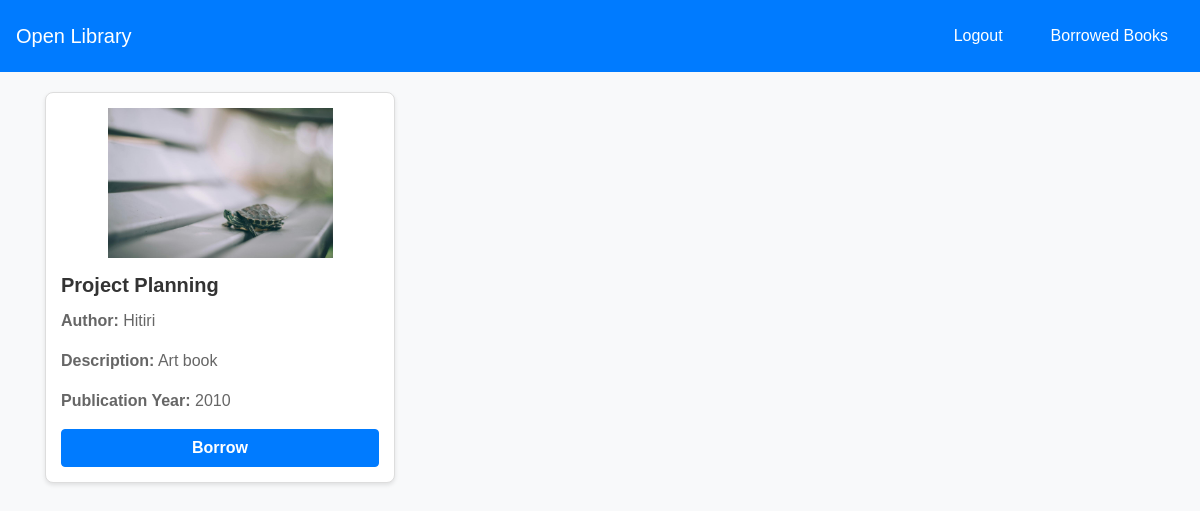
/view_books (signed in), run on an earlier commit of the app's database.
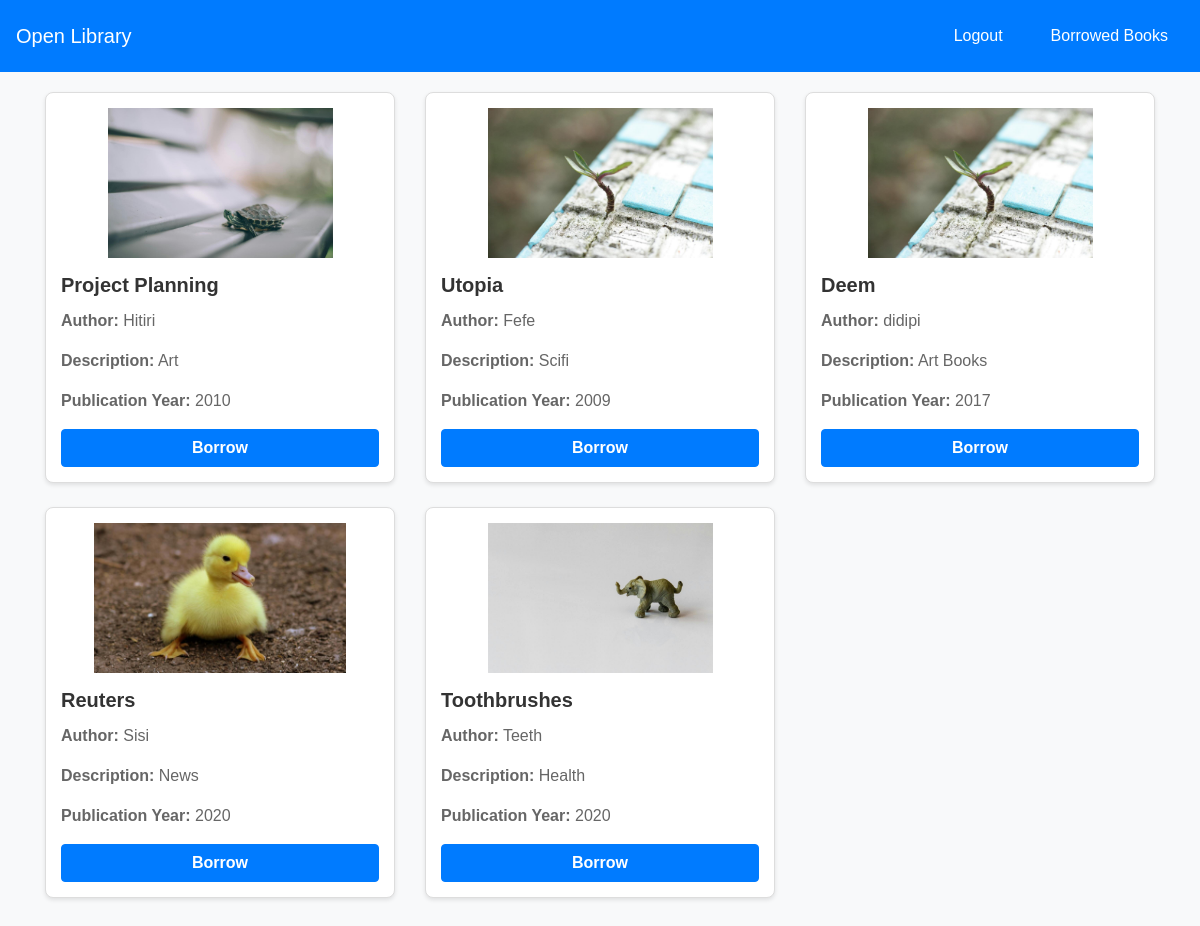
And on a later commit of the database.
### models.py (models this page shows, shortened)
class Book(db.Model):
    id = db.Column(db.Integer, primary_key=True)
    picture = db.Column(db.String(120), nullable=True)
    title = db.Column(db.String(150), nullable=False)
    author = db.Column(db.String(100), nullable=False)
    isbn = db.Column(db.String(20), unique=True, nullable=False)
    genre = db.Column(db.String(50), nullable=True)
    description = db.Column(db.String(50), nullable=False)
    publication_year = db.Column(db.Integer)
    available_quantity = db.Column(db.Integer, default=1)
    total_quantity = db.Column(db.Integer, default=1)
    shelf = db.Column(db.String(100), nullable=False)

### app.py (the view)
@app.route('/view_books')
def view_books():
    books = Book.query.all()  # Query to fetch all books
    if 'member_id' not in session:
        flash('Please log in to access this page.', 'warning')
        return redirect(url_for('mlogin'))
    return render_template('view_books.html', books=books)

### templates/view_books.html (shortened to what this page needs)
<!DOCTYPE html>
<html lang="en">
<head>
    <link href="https://stackpath.bootstrapcdn.com/bootstrap/4.5.2/css/bootstrap.min.css" rel="stylesheet">
</head>
<body>
    <nav class="navbar navbar-expand-lg navbar-light bg-light w-100">
        <a class="navbar-brand" href="#">Open Library</a>
        <div class="collapse navbar-collapse" id="navbarNav">
            <div class="ml-auto d-flex">
                <a class="nav-link mr-3" href="{{ url_for('mlogout') }}">Logout</a>
                <a class="nav-link" href="{{ url_for('member_loans', member_id=session['member_id']) }}">Borrowed Books</a>
            </div>
        </div>
    </nav>
    <div class="container">
        {% if books %}
        <div class="row">
            {% for book in books %}
            <div class="col-md-4 mb-4">
                <div class="card h-100">
                    <div class="card-body">
                        {% if book.picture %}
                        <img src="{{ url_for('static', filename='uploads/' + book.picture) }}" alt="{{ book.title }}" class="img-fluid">
                        {% else %}
                        <p>No image available</p>
                        {% endif %}
                        <h5 class="card-title">{{ book.title }}</h5>
                        <p class="card-text"><strong>Author:</strong> {{ book.author }}</p>
                        <p class="card-text"><strong>Description:</strong> {{ book.description }}</p>
                        <p class="card-text"><strong>Publication Year:</strong> {{ book.publication_year }}</p>
                        {% if book.available_quantity > 0 %}
                        <form id="borrow-form" action="{{ url_for('borrow_book', book_id=book.id) }}" method="POST">
                            <button type="submit" class="btn btn-primary">Borrow</button>
                        </form>
                        {% else %}
                        <span class="text-danger">Not Available</span>
                        {% endif %}
                    </div>
                </div>
            </div>
            {% endfor %}
        </div>
        {% else %}
        <p class="no-books">No books available at the moment.</p>
        {% endif %}
    </div>
</body>
</html>

What changed in the data, as far as the page shows it:
changed Book "Project Planning": description "Art book" → "Art"
added Book: picture (picture), title "Utopia", author "Fefe", description "Scifi", publication_year "2009"
added Book: picture (picture), title "Deem", author "didipi", description "Art Books", publication_year "2017"
added Book: picture (picture), title "Reuters", author "Sisi", description "News", publication_year "2020"
added Book: picture (picture), title "Toothbrushes", author "Teeth", description "Health", publication_year "2020"
